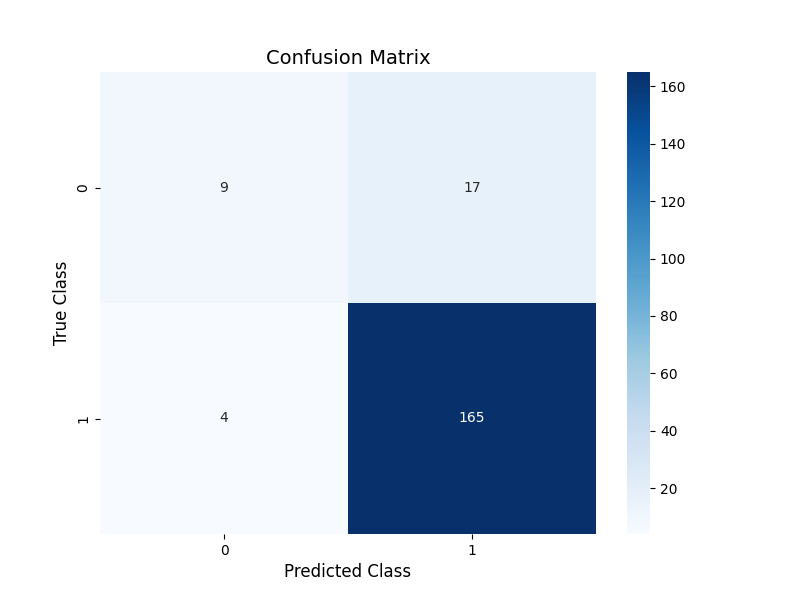

This figure's Python source:
# Import necessary libraries
from sklearn.svm import SVC
from sklearn.metrics import accuracy_score, precision_score, recall_score, f1_score, confusion_matrix
from sklearn.model_selection import train_test_split
from sklearn.preprocessing import OneHotEncoder, StandardScaler
import pandas as pd
import numpy as np
import matplotlib.pyplot as plt
import seaborn as sns

# Load the data
data = pd.read_csv('student-por.csv', sep=';')

# Preprocess the data
# Identify categorical columns
categorical_columns = data.select_dtypes(include=['object']).columns

# OneHotEncode categorical columns
encoder = OneHotEncoder(sparse_output=False)
encoded_features = encoder.fit_transform(data[categorical_columns])

# Create a new DataFrame for encoded features
encoded_df = pd.DataFrame(encoded_features, columns=encoder.get_feature_names_out(categorical_columns))

# Drop original categorical columns and concatenate encoded columns
data = data.drop(columns=categorical_columns).reset_index(drop=True)
data = pd.concat([data, encoded_df], axis=1)

data = data.drop(columns=['G1','G2'])

# Define features (X) and target (y)
target_column = 'G3'  # Final grade
threshold = 10  # Define the passing threshold
data['Pass'] = (data[target_column] >= threshold).astype(int)  # Create binary target: 1 = Pass, 0 = Fail
X = data.drop(columns=[target_column, 'Pass'])  # Drop original G3 and binary target column
y = data['Pass']

# Split the data into training and testing sets
X_train, X_test, y_train, y_test = train_test_split(X, y, test_size=0.3, random_state=42)

# Scale the features
scaler = StandardScaler()
X_train = scaler.fit_transform(X_train)
X_test = scaler.transform(X_test)

# Train the SVM model
svm_model = SVC(kernel='linear', random_state=42)  # You can also try 'rbf' or 'poly' kernels
svm_model.fit(X_train, y_train)

# Make predictions
y_pred = svm_model.predict(X_test)

# Evaluate the model
accuracy = accuracy_score(y_test, y_pred)
precision = precision_score(y_test, y_pred)
recall = recall_score(y_test, y_pred)
f1 = f1_score(y_test, y_pred)

# Print evaluation metrics
print(f"Accuracy: {accuracy:.2f}")
print(f"Precision: {precision:.2f}")
print(f"Recall: {recall:.2f}")
print(f"F1 Score: {f1:.2f}")

# Build and display the confusion matrix as a heatmap
conf_matrix = confusion_matrix(y_test, y_pred)
plt.figure(figsize=(8, 6))
sns.heatmap(conf_matrix, annot=True, fmt='d', cmap='Blues', cbar=True)
plt.xlabel('Predicted Class', fontsize=12)
plt.ylabel('True Class', fontsize=12)
plt.title('Confusion Matrix', fontsize=14)
plt.show()
